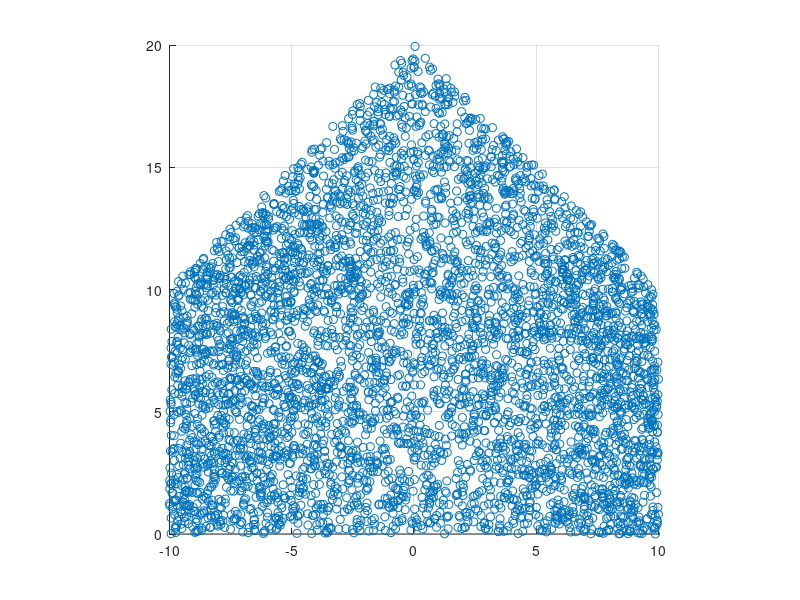
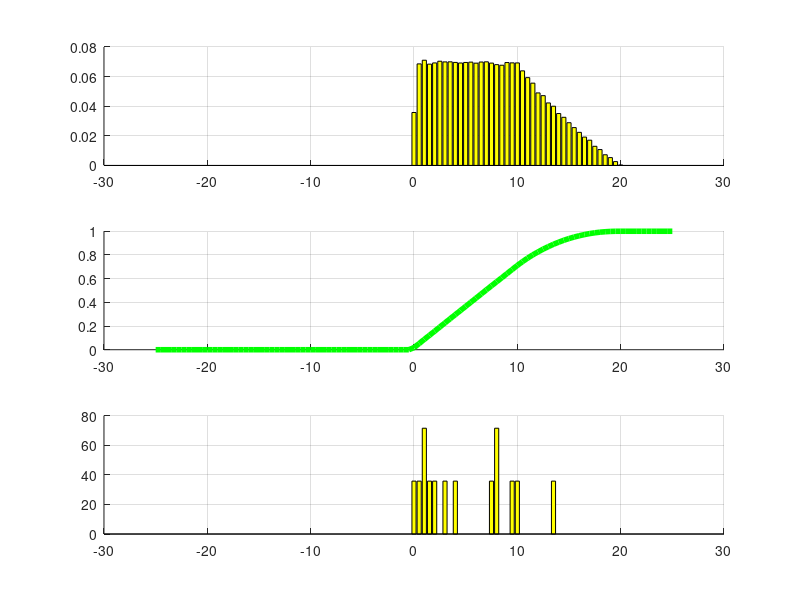

The MATLAB source for these figures, in order: (Note: this script raises an error after producing the figures.)
5%7. Considere duas variaveis aleatorias X e Y com PDF conjunta constante (igual a k) e diferente de zero
##apenas na area sombreada da figura abaixo.
##(a) Determine o valor da constante k.
##(b) Determine Pr[X ≥ Y ].a
##(c) Determine e esboce a PDF marginal de Y .
##(d) Determine e esboce a CDF marginal de Y .
##(e) Determine e esboce a PDF condicional de Y dado X = 5.
##(f) Determine a covariˆancia entre X e Y .


close all; clear all ; clc;

N = 100000;
X = 20*rand(1 ,N) - 10;
dy = 0.002; y = -1.2 : dy : 1.2;

for i = 1 : N
  Y(i) = rand()*(20 - abs(X(i))) ;
end

figure; hold on ; grid on;
scatter(X(1:5000),Y(1:5000));
axis('square');
dy = 0.002; y = -1.2 : dy : 1.2;

##(b) Determine Pr[X ≥ Y ].a

PrX_maior_igual_Y_sim = mean(X >= Y)
PrX_maior_igual_Y_teo = 1/6

% c) PDF marginal de Y

y = -25 : 0.5 : 25;

histY = hist(Y, y);
pdfY_sim = histY / trapz(y, histY);
%pdfY_teo ;

figure
subplot(3, 1, 1); grid on; hold on;
bar(y, pdfY_sim, 'y');

% d) CDF marginal de Y

cdfY_sim = cumsum(histY) / N;

subplot(3, 1, 2); grid on; hold on;
plot(y, cdfY_sim, 'g', 'LineWidth', 4);


% e) PDF condicional de Y dado que X = 5
x0 = 5;
Ycond = Y(abs(X - x0) < 0.001);
pdfY_condX_sim = hist(Ycond , y)/(length(Ycond)* dy) ;


subplot(3, 1, 3); grid on; hold on;
bar(y, pdfY_condX_sim  , 'y');


% f) Covariância entre X e Y
rhoXY_sim = cov(X, Y) / sqrt(var(X) * var(Y))
rho
